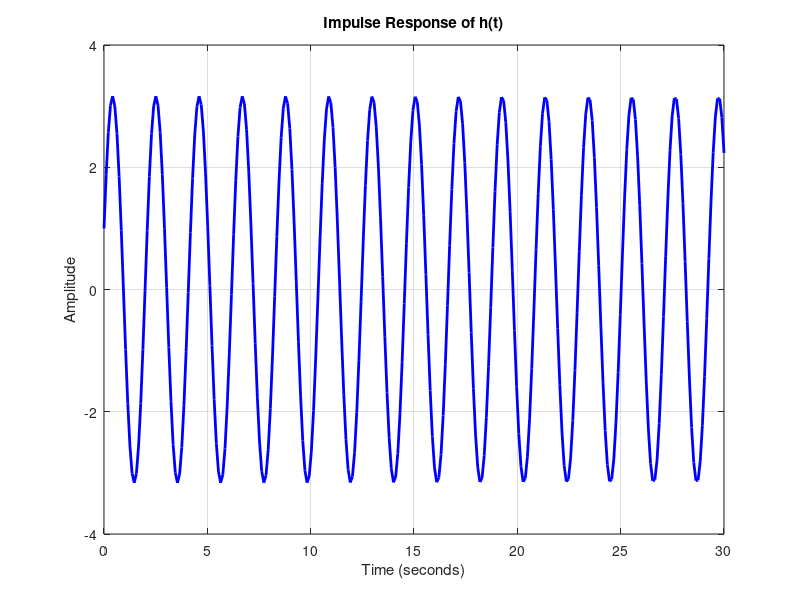
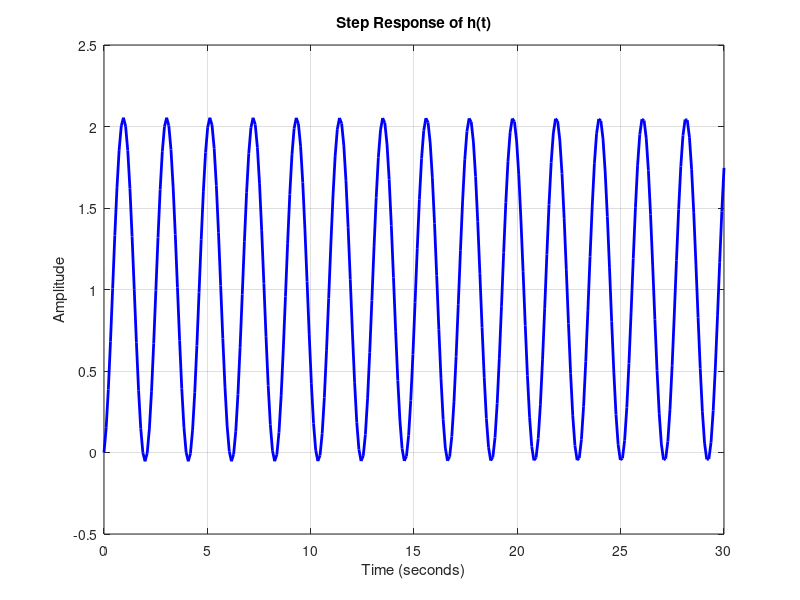
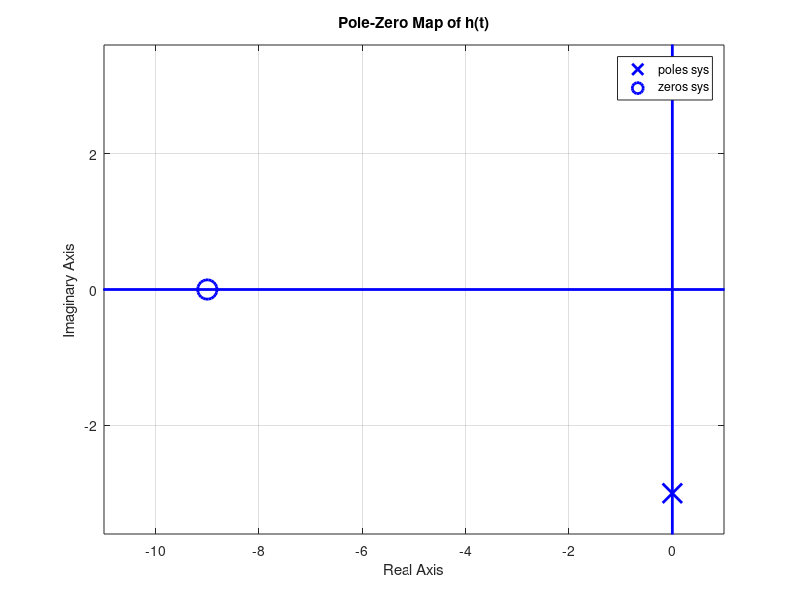

Source code (MATLAB) for these figures, in order:
clc; clear; close all;

t_sim = 30;

% Transfer function coefficients
numerator = [1 9];            % s + 9
denominator = [1 0 9];        % s^2 + 9

% Create transfer function
sys = tf(numerator, denominator);

t_sim =30; 
% Impulse Response with thicker line
figure;
[y,t]=impulse(sys, t_sim);
plot(t, y, 'b', 'LineWidth',2)
title('Impulse Response of h(t)');
xlabel('Time (seconds)');
ylabel('Amplitude');
grid on;

% Step Response with thicker line
figure;
[y,t]=step(sys, t_sim);
plot(t, y, 'b', 'LineWidth',2)
title('Step Response of h(t)');
xlabel('Time (seconds)');
ylabel('Amplitude');
grid on;

% Pole-Zero Map
figure;
pzmap(sys);
title('Pole-Zero Map of h(t)');
grid on;
set(findobj(gca,'Type','Line'),'MarkerSize',14,'LineWidth',2, 'color', 'b'); % Thicker poles and zeros markers

% Display poles and zeros numerically
disp('Poles of Transfer Function:');
pole(sys)

disp('Zeros of Transfer Function:');
zero(sys)
